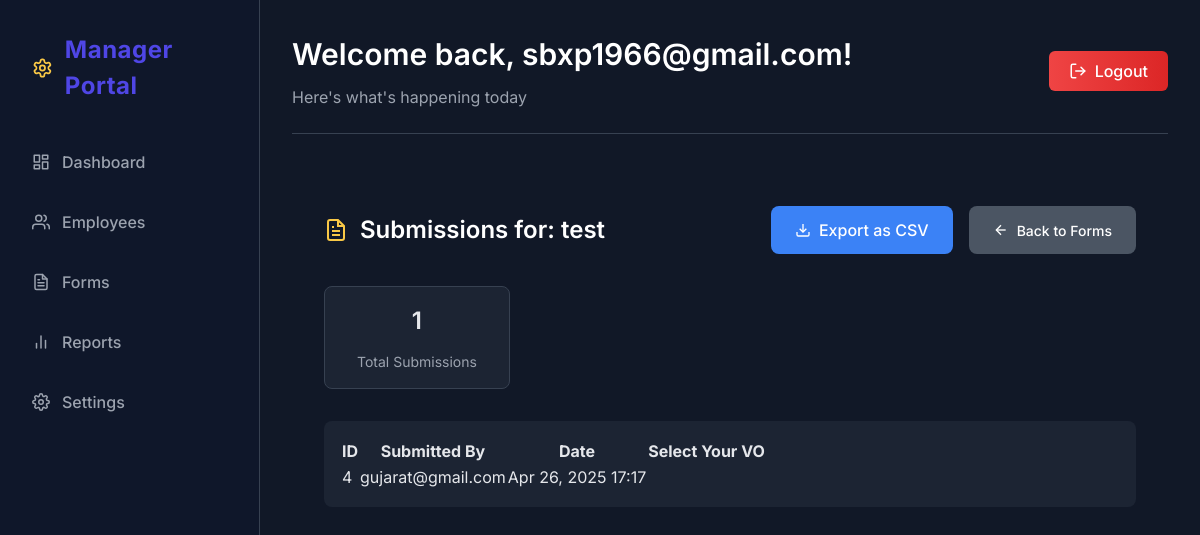
The page /manager/forms/submissions/test/ (signed in) on the database as committed earlier.
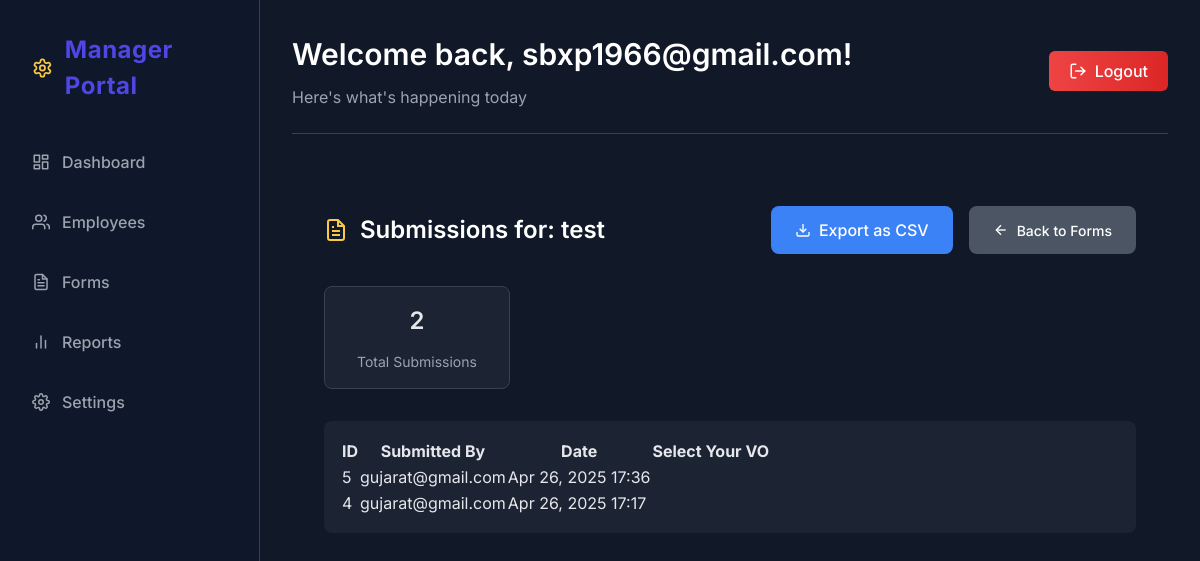
The same page on the database as committed later.
### accounts/models.py (models this page shows, shortened)
class User(AbstractUser):
    ADMIN = 'admin'
    DISTRICT_EMPLOYEE = 'district_employee'
    BLOCK_EMPLOYEE = 'block_employee'
    ROLE_CHOICES = [
        (ADMIN, 'Admin'),
        (DISTRICT_EMPLOYEE, 'District Level Employee'),
        (BLOCK_EMPLOYEE, 'Block Level Employee'),
    ]
    username = None
    email = models.EmailField(_('email address'), unique=True)
    role = models.CharField(max_length=20, choices=ROLE_CHOICES, default=ADMIN)
    state = models.CharField(max_length=100, blank=True, null=True)
    district = models.CharField(max_length=100, blank=True, null=True)
    block = models.CharField(max_length=100, blank=True, null=True)
    id = models.AutoField(primary_key=True)
    phone_number = models.CharField(max_length=15, blank=True, null=True)
    USERNAME_FIELD = 'email'
    REQUIRED_FIELDS = []
    objects = CustomUserManager()

### form_builder/models.py (models this page shows, shortened)
class FormSubmission(models.Model):
    form = models.ForeignKey(Form, on_delete=models.CASCADE, related_name='submissions')
    employee = models.ForeignKey(User, on_delete=models.SET_NULL, null=True, blank=True, related_name='form_submissions')
    responses = models.TextField()
    created_at = models.DateTimeField(auto_now_add=True)

### managerdashboard/views.py (the view)
# urls.py: path('forms/submissions/<slug:slug>/', views.form_submissions, name='form_submissions'),
@login_required
@manager_required
def form_submissions(request, slug):
    try:
        form = Form.objects.get(slug=slug)
        if not request.user.is_superuser:
            messages.error(request, 'You do not have permission to view submissions for this form.')
            return redirect('managerdashboard:forms_list')
        submissions = FormSubmission.objects.filter(form=form).order_by('-created_at')
        form_fields = json.loads(form.fields) if form.fields else []
        field_labels = [field['label'] for field in form_fields]
        submissions_data = []
        for submission in submissions:
            responses = json.loads(submission.responses)
            submission_data = {
                'id': submission.id,
                'employee': submission.employee.email if submission.employee else 'Anonymous',
                'created_at': submission.created_at,
                'responses': responses
            }
            submissions_data.append(submission_data)
        context = {
            'form': form,
            'field_labels': field_labels,
            'submissions': submissions_data,
            'submissions_count': submissions.count(),
        }
        return render(request, 'managerdashboard/form_submissions.html', context)
    except Form.DoesNotExist:
        messages.error(request, 'Form not found.')
        return redirect('managerdashboard:forms_list')

### managerdashboard/templatetags/form_filters.py (called while the page is built)
@register.filter
def get_item(dictionary, key):
    return dictionary.get(key, '')

@register.filter
def is_list(value):
    return isinstance(value, list)

### templates/managerdashboard/form_submissions.html (shortened to what this page needs)
{% extends 'managerdashboard/base.html' %}
{% load static %}
{% load form_filters %}
{% block dashboard_content %}
<div class="submissions-container">
    <div class="page-header">
        <h2>
            Submissions for: {{ form.title }}
        </h2>
        <div class="header-actions">
            <a href="{% url 'managerdashboard:export_form_submissions' form.slug %}" class="btn-export">
                <svg xmlns="http://www.w3.org/2000/svg" width="16" height="16" viewBox="0 0 24 24" fill="none" stroke="currentColor" stroke-width="2">
                    <path d="M21 15v4a2 2 0 0 1-2 2H5a2 2 0 0 1-2-2v-4"></path>
                    <polyline points="7 10 12 15 17 10"></polyline>
                    <line x1="12" y1="15" x2="12" y2="3"></line>
                </svg>
                Export as CSV
            </a>
            <a href="{% url 'managerdashboard:forms_list' %}" class="btn-back">
                <svg xmlns="http://www.w3.org/2000/svg" width="16" height="16" viewBox="0 0 24 24" fill="none" stroke="currentColor" stroke-width="2">
                    <line x1="19" y1="12" x2="5" y2="12"></line>
                    <polyline points="12 19 5 12 12 5"></polyline>
                </svg>
                Back to Forms
            </a>
        </div>
    </div>
    <div class="submissions-stats">
        <div class="stat-pill">
            <span class="stat-value">{{ submissions_count }}</span>
            <span class="stat-label">Total Submissions</span>
        </div>
    </div>
    {% if submissions %}
    <div class="submissions-table-container">
        <table id="submissionsTable" class="display">
            <thead>
                <tr>
                    <th>ID</th>
                    <th>Submitted By</th>
                    <th>Date</th>
                    {% for label in field_labels %}
                    <th>{{ label }}</th>
                    {% endfor %}
                </tr>
            </thead>
            <tbody>
                {% for submission in submissions %}
                <tr>
                    <td>{{ submission.id }}</td>
                    <td>{{ submission.employee }}</td>
                    <td>{{ submission.created_at|date:"M d, Y H:i" }}</td>
                    {% for label in field_labels %}
                    <td>
                    </td>
                    {% endfor %}
                </tr>
                {% endfor %}
            </tbody>
        </table>
    </div>
    {% endif %}
</div>
<link rel="stylesheet" type="text/css" href="https://cdn.datatables.net/1.11.5/css/jquery.dataTables.min.css">
{% endblock dashboard_content %}

Rows that differ between the two databases and show on the page:
added FormSubmission: created_at "Apr 26, 2025 17:36"
Other text that changed with them:
{{ submissions_count }}: "1" → "2"
new list line: "5"
new list line: "gujarat@gmail.com"
